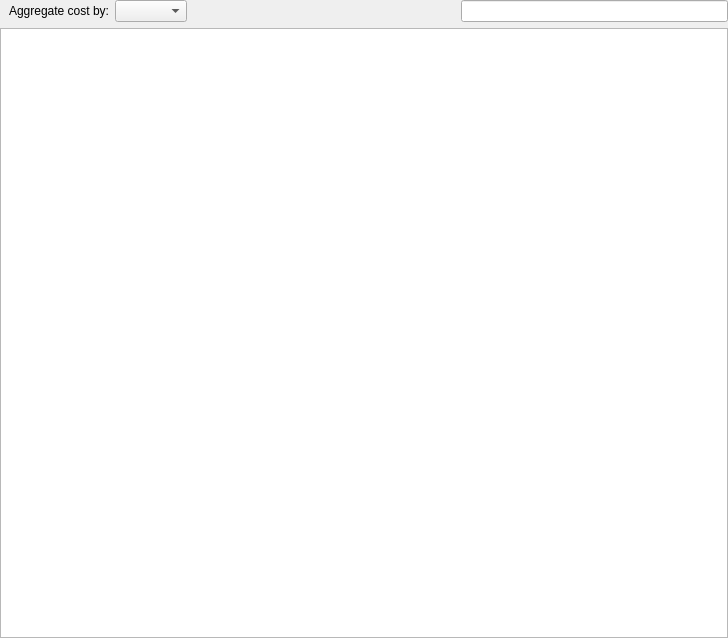
<?xml version="1.0" encoding="UTF-8"?>
<ui version="4.0">
 <class>ResultsTopDownPage</class>
 <widget class="QWidget" name="ResultsTopDownPage">
  <property name="geometry">
   <rect>
    <x>0</x>
    <y>0</y>
    <width>728</width>
    <height>638</height>
   </rect>
  </property>
  <property name="toolTip">
   <string>Inspect the profile data samples in an aggregated view, showing the top-down call-graph tree.</string>
  </property>
  <layout class="QVBoxLayout" name="verticalLayout_2">
   <property name="leftMargin">
    <number>0</number>
   </property>
   <property name="topMargin">
    <number>0</number>
   </property>
   <property name="rightMargin">
    <number>0</number>
   </property>
   <property name="bottomMargin">
    <number>0</number>
   </property>
   <item>
    <widget class="QWidget" name="widget" native="true">
     <layout class="QHBoxLayout" name="horizontalLayout_2">
      <property name="topMargin">
       <number>0</number>
      </property>
      <property name="rightMargin">
       <number>0</number>
      </property>
      <property name="bottomMargin">
       <number>0</number>
      </property>
      <item>
       <widget class="QLabel" name="costAggregationLabel">
        <property name="text">
         <string>Aggregate cost by:</string>
        </property>
        <property name="buddy">
         <cstring>costAggregationComboBox</cstring>
        </property>
       </widget>
      </item>
      <item>
       <widget class="QComboBox" name="costAggregationComboBox"/>
      </item>
      <item>
       <spacer name="horizontalSpacer">
        <property name="orientation">
         <enum>Qt::Horizontal</enum>
        </property>
        <property name="sizeHint" stdset="0">
         <size>
          <width>40</width>
          <height>20</height>
         </size>
        </property>
       </spacer>
      </item>
      <item>
       <widget class="QLineEdit" name="topDownSearch">
        <property name="toolTip">
         <string>Filter the call graph tree.</string>
        </property>
       </widget>
      </item>
     </layout>
    </widget>
   </item>
   <item>
    <widget class="QTreeView" name="topDownTreeView">
     <property name="alternatingRowColors">
      <bool>true</bool>
     </property>
     <property name="uniformRowHeights">
      <bool>true</bool>
     </property>
     <property name="sortingEnabled">
      <bool>true</bool>
     </property>
    </widget>
   </item>
  </layout>
 </widget>
 <resources/>
 <connections/>
</ui>
